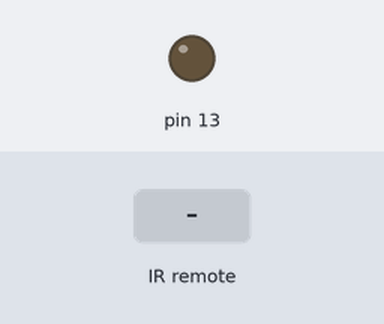
Recording of a sketch running on a simulated Arduino Uno, built with avr-gcc and run on an emulated ATmega328P. On the bench: output pins drawn as LEDs (lit = HIGH). The test bench sets the inputs (shaded band).

Above: at 1.2 s.
1.3 s: infrared code 0xFFD827 received
At 1.8 s:
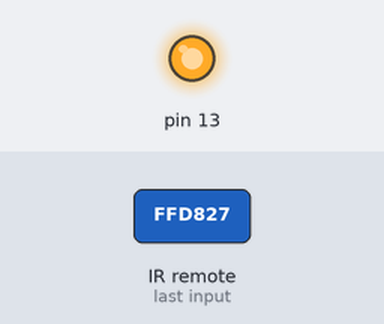
2.8 s: infrared code 0xFF9867 received
At 4.1 s:
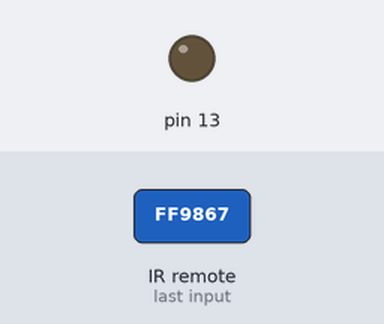
Timing chart, 0 to 5.8 s (numbered marks = the images above; inputs shaded):
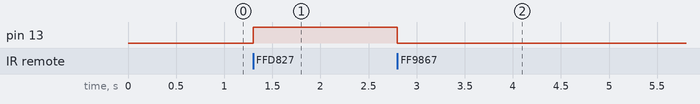

The sketch:

IK-port.ino
```cpp
#include "IRremote.h"

IRrecv irrecv(8); // указываем вывод, к которому подключен приемник

decode_results results;

void setup() {
  irrecv.enableIRIn(); // запускаем прием
  pinMode(13, OUTPUT);
}

void loop() {
  if ( irrecv.decode( &results )) { // если данные пришли
    switch ( results.value ) {
    case 0xFFD827: // код кнопки ВКЛ (надо получить при калибровке)
        digitalWrite(13, HIGH);
        break;
    case 0xFF9867: // код кнопки ВЫКЛ (надо получить при калибровке)
        digitalWrite(13, LOW);
        break;
    }
    irrecv.resume(); // принимаем следующую команду
  }
}
```

Measured:
- after the input at 1.3 s, pin 13: LOW → HIGH at once
- after the input at 2.8 s, pin 13: HIGH → LOW at once
